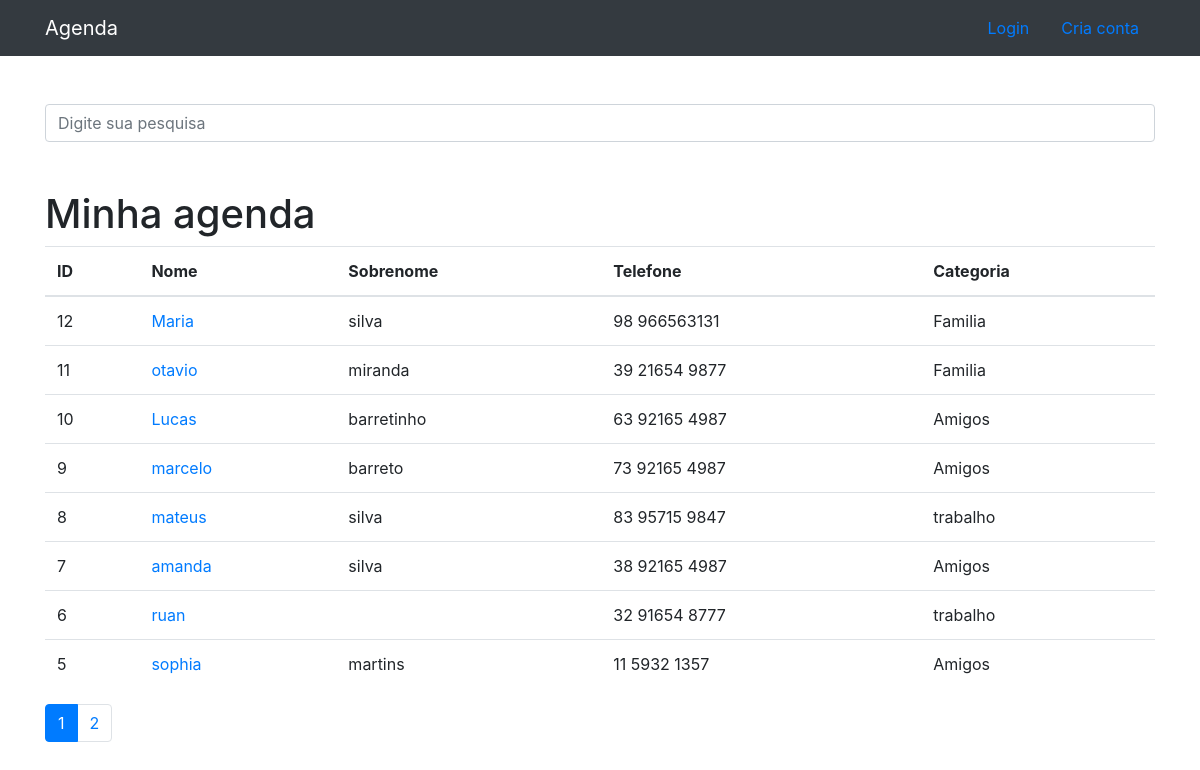
The page / on the database its author committed.
### contatos/models.py (models this page shows, shortened)
class Contato(models.Model):
    nome = models.CharField(max_length=255)
    sobrenome = models.CharField(max_length=255, blank=True)
    telefone = models.CharField(max_length=255)
    email = models.CharField(max_length=255, blank=True)
    data_criacao = models.DateTimeField(default=timezone.now)
    descricao = models.TextField(blank=True)
    categoria = models.ForeignKey(Categoria, on_delete=models.DO_NOTHING)
    mostrar = models.BooleanField(default=True)
    foto = models.ImageField(blank=True, upload_to='fotos/%Y/%m')

class Categoria(models.Model):
    nome = models.CharField(max_length=255)
    def __str__(self) -> str:
        return self.nome

### contatos/views.py (the view)
# urls.py: path('', views.index, name='index'),
def index(request):
    contatos = Contato.objects.order_by('-id').filter(mostrar=True)
    paginator = Paginator(contatos, 8)
    page = request.GET.get('p')
    contatos = paginator.get_page(page)
    return render(request, 'contatos/index.html', {
        'contatos': contatos
    })

### contatos/templates/contatos/index.html
{% extends "base.html" %}
{% block conteudo %}
<h1 class="mt-5">Minha agenda</h1>
<table class="table">
    <thead>
        <tr>
            <th>ID</th>
            <th>Nome</th>
            <th>Sobrenome</th>
            <th>Telefone</th>
            <th>Categoria</th>
        </tr>
    </thead>
    <tbody>
        {% for contato in contatos %}
            <tr>
                <td>{{ contato.id }}</td>
                <td>
                    <a href="{% url 'ver_contato' contato.id %}">{{ contato.nome }}</a>
                </td>
                <td>{{ contato.sobrenome }}</td>
                <td>{{ contato.telefone }}</td>
                <td>{{ contato.categoria }}</td>
            </tr>
        {% endfor %}
    </tbody>
</table>
<nav aria-label="Page navigation example">
    <ul class="pagination">
        {% for pagina in contatos.paginator.page_range %}
            {% if contatos.number == pagina %}
                <li class="page-item active">
                    <a class="page-link" href="?p={{ pagina }}&termo={{ request.GET.termo }}">
                        {{ pagina }}
                    </a>
                </li>
            {% else %}
                <li class="page-item">
                    <a class="page-link" href="?p={{ pagina }}&termo={{ request.GET.termo }}">
                        {{ pagina }}
                    </a>
                </li>
            {% endif %}
        {% endfor %}
    </ul>
</nav>
{% endblock conteudo %}

### templates/base.html (shortened to what this page needs)
{% load static %}
<!DOCTYPE html>
<html lang="pt">
<head>
    {% include "parciais/head.html" %}
</head>
<body>
  {% include "parciais/nav.html" %}
  <div class="container">
    <div class="row">
      <div class="col-lg-12">
        {% if 'accounts' not in request.path %}
            <br><br>
            <form method="get" action="{% url 'busca' %}">
                <div class="form-group row">
                    <div class="col-12">
                    <input class="form-control"
                            type="search" value="{{ request.GET.termo }}"
                            id="search-input"
                            placeholder="Digite sua pesquisa"
                            name="termo">
                    </div>
                </div>
            </form>
        {% endif %}
        {% block conteudo %}
        {% endblock conteudo %}
      </div>
    </div>
  </div>
</body>
</html>

### templates/parciais/head.html (shortened to what this page needs)
{% load static %}
<link href="{% static 'vendor/bootstrap/css/bootstrap.min.css'%}" rel="stylesheet">

### templates/parciais/nav.html (shortened to what this page needs)
<nav class="navbar navbar-expand-lg navbar-dark bg-dark static-top">
    <div class="container">
        <a class="navbar-brand" href="{% url 'index' %}">Agenda</a>
        <div class="d-flex" id="navbarTogglerDemo03">
            {% if not user.is_authenticated %}
                <a class="nav-link" href="{% url 'login' %}">Login</a>
                <a class="nav-link" href="{% url 'register' %}">Cria conta</a>
            {% else %}
                <a class="nav-link" href="{% url 'dashboard' %}">Dashboard</a>
                <a class="nav-link" href="{% url 'logout' %}">Logout</a>
            {% endif %}
        </div>
    </div>
</nav>

### rows shown on the page
Contato: id "12", nome "Maria", sobrenome "silva", telefone "98 966563131", categoria "Familia"
Contato: id "11", nome "otavio", sobrenome "miranda", telefone "39 21654 9877", categoria "Familia"
Contato: id "10", nome "Lucas", sobrenome "barretinho", telefone "63 92165 4987", categoria "Amigos"
Contato: id "9", nome "marcelo", sobrenome "barreto", telefone "73 92165 4987", categoria "Amigos"
Contato: id "8", nome "mateus", sobrenome "silva", telefone "83 95715 9847", categoria "trabalho"
Contato: id "7", nome "amanda", sobrenome "silva", telefone "38 92165 4987", categoria "Amigos"
Contato: id "6", nome "ruan", telefone "32 91654 8777", categoria "trabalho"
Contato: id "5", nome "sophia", sobrenome "martins", telefone "11 5932 1357", categoria "Amigos"

### other values the page prints
{{ pagina }} "1"
{{ pagina }} "2"
